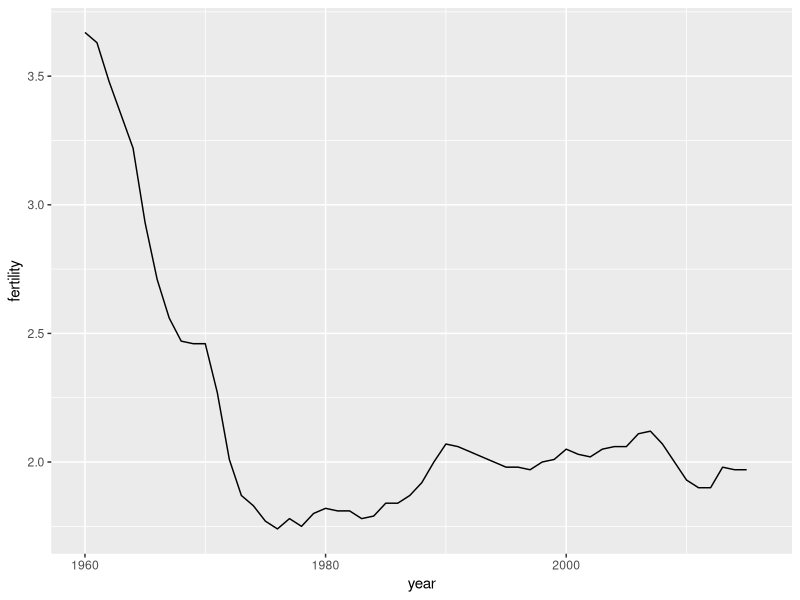
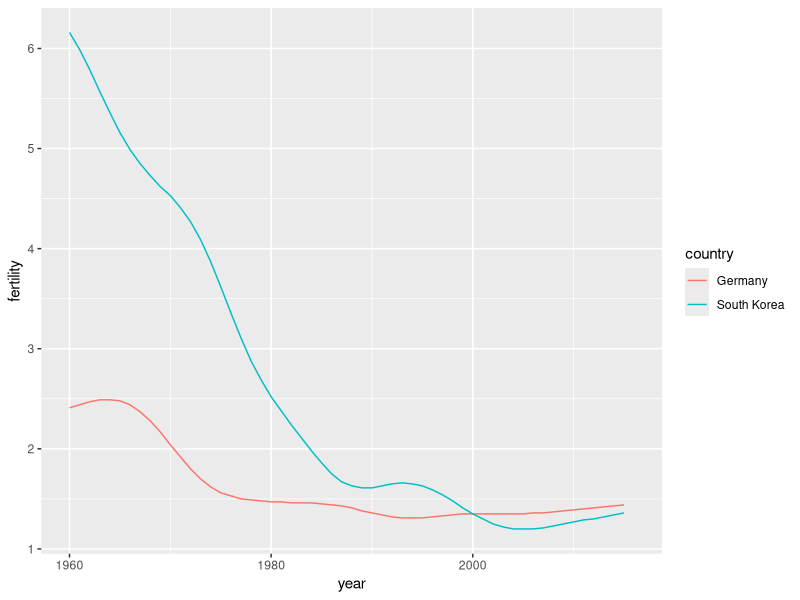
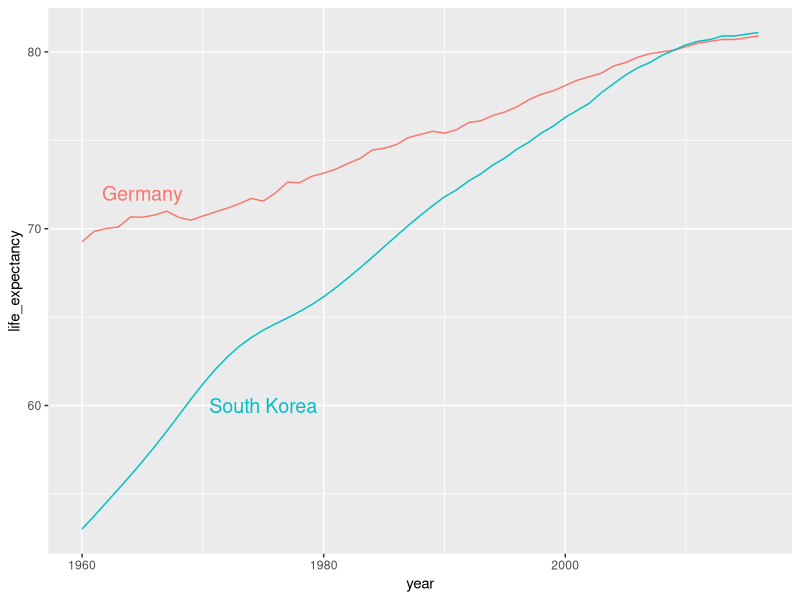

Write the R code that produced these figures, in order.
library(tidyverse)
library(dslabs)
data(gapminder)

# Code: Single time series
# line plot of US fertility by year
gapminder %>%
  filter(country == "United States") %>%
  ggplot(aes(year, fertility)) +
  geom_line()

#Code: Multiple time series
# fertility time series for two countries - lines colored by country
countries <- c("South Korea", "Germany")
gapminder %>% filter(country %in% countries) %>%
  ggplot(aes(year, fertility, col = country)) +
  geom_line()
#Code: Adding text labels to a plot

# life expectancy time series - lines colored by country and labeled, no legend
countries <- c("South Korea", "Germany")
labels <- data.frame(country = countries, x = c(1975, 1965), y = c(60, 72))
gapminder %>% filter(country %in% countries) %>%
  ggplot(aes(year, life_expectancy, col = country)) +
  geom_line() +
  geom_text(data = labels, aes(x, y, label = country), size = 5) +
  theme(legend.position = "none")
